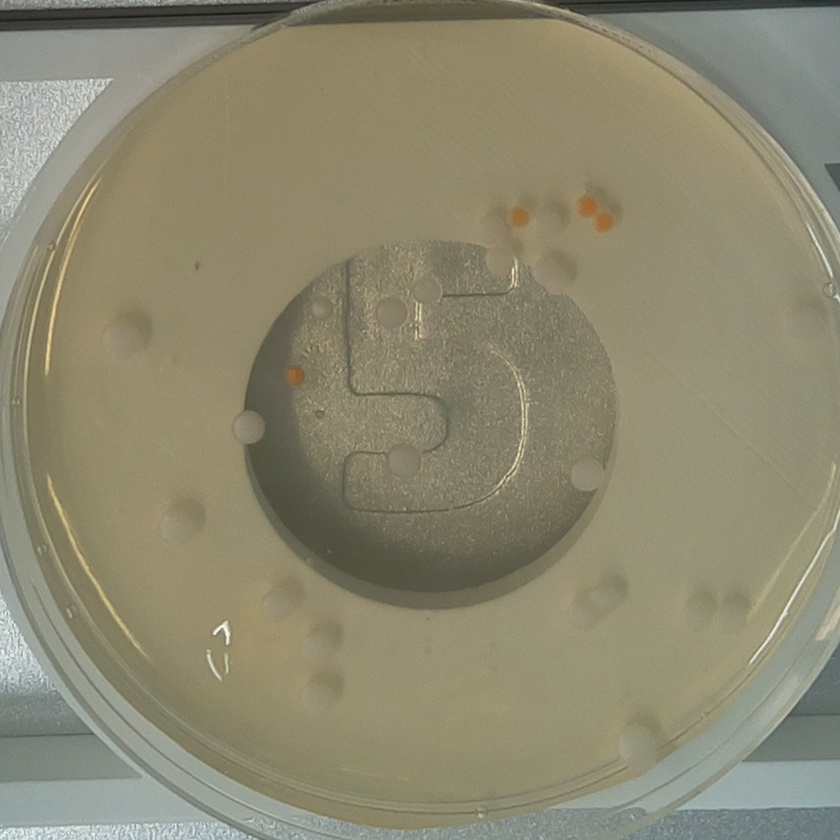
#> input picture data-set-maker/images-25-orange-white/img_2021-08-25_16-43-48.jpg, 840 x 840 px, shrunk from 1600 x 1600 before the run; its folder holds only this picture in this run
$ python 01_rotate_images.py
#> lines starting #> are read from the running program, lines starting #| are printed output that depends on the picture
#!/usr/bin/env python
# coding: utf-8

"""
Created 2021/2022

@author: Peter Hebden, phebden@gmail.com
"""

import cv2
import imutils
import os
from shutil import copyfile

# For each original image, generate rotated versions to build
# an augmented data set. Save each image and its rotated versions to a
# destination folder that will contain images from one or more days of
# images, e.g. taken on the August 25th and 26th.


data_originals = ["images-25-orange-white/", "images-26-orange-white/"]

# change this to your source image data path
src_folder=data_originals[1]   # original images, source folder
                               # orginal 1600x1600 pixel images
dest_folder="images-25-26-orange-white/train/" # destination folder

angles     =[ 90,  180,  -90]
angle_label=['90','180','270']

for src_folder in data_originals:

    files = os.listdir(src_folder)

    for filename in files:
        #print(filename)
        # just want to load the original images
        if not filename.endswith(".jpg") or filename.find("-rot-") >= 0:
            continue

        src_path = src_folder + filename
        src = cv2.imread(src_path)
#> src is the input picture: shape (840, 840, 3); mean B, G, R 113, 136.6, 140.4

        # orginal image
        dest_path = f'{dest_folder}{filename}'
        print(dest_path)
        cv2.imwrite(dest_path, src)

        new_filename=filename.replace('.jpg', '.xml')
        src_path = src_folder + new_filename
        dest_path = f'{dest_folder}{new_filename}'
        print(dest_path)
        copyfile(src_path, dest_path)

        #rotation angle in degrees
        #rotated = imutils.rotate(src,angle)

        for ii in range(len(angles)):
            rotated_image = imutils.rotate(src,angles[ii])
            new_ext = '-rot-' + angle_label[ii] + '.jpg'
            new_filename=filename.replace('.jpg', new_ext)
            dest_path = f'{dest_folder}{new_filename}'
            print(dest_path)
            cv2.imwrite(dest_path, rotated_image)
#> this loop made 3 passes
#> pass 1, `rotated_image = imutils.rotate(src,angles[ii])`:
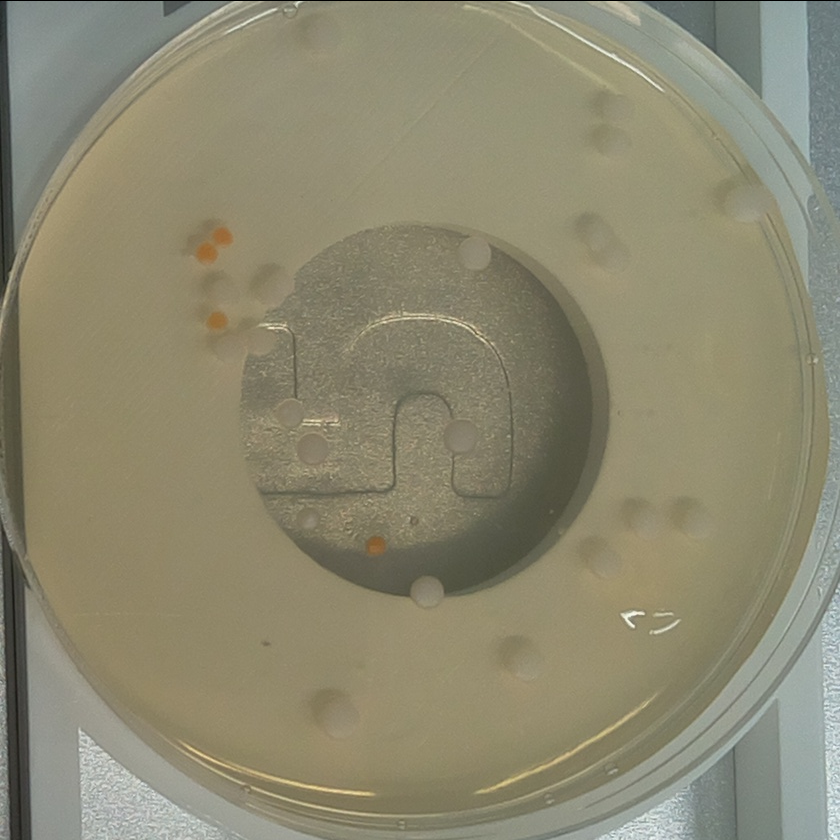
#> rotated_image: shape (840, 840, 3); mean B, G, R 112.8, 136.4, 140.2
#> pass 2, `rotated_image = imutils.rotate(src,angles[ii])`:
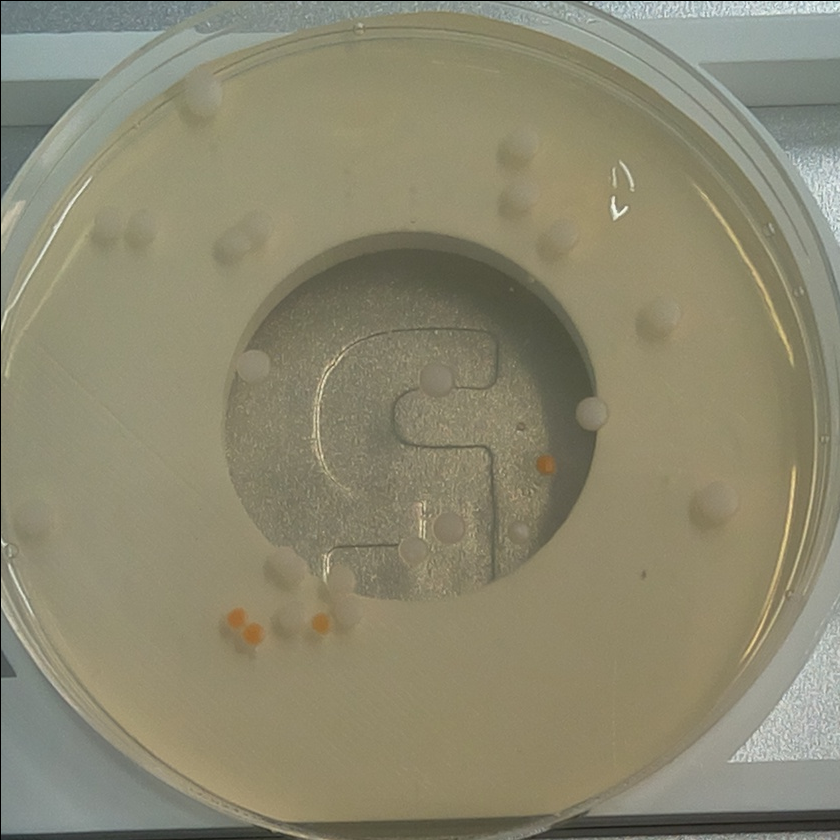
#> rotated_image: shape (840, 840, 3); mean B, G, R 112.7, 136.3, 140.1
#> pass 3, `rotated_image = imutils.rotate(src,angles[ii])`:
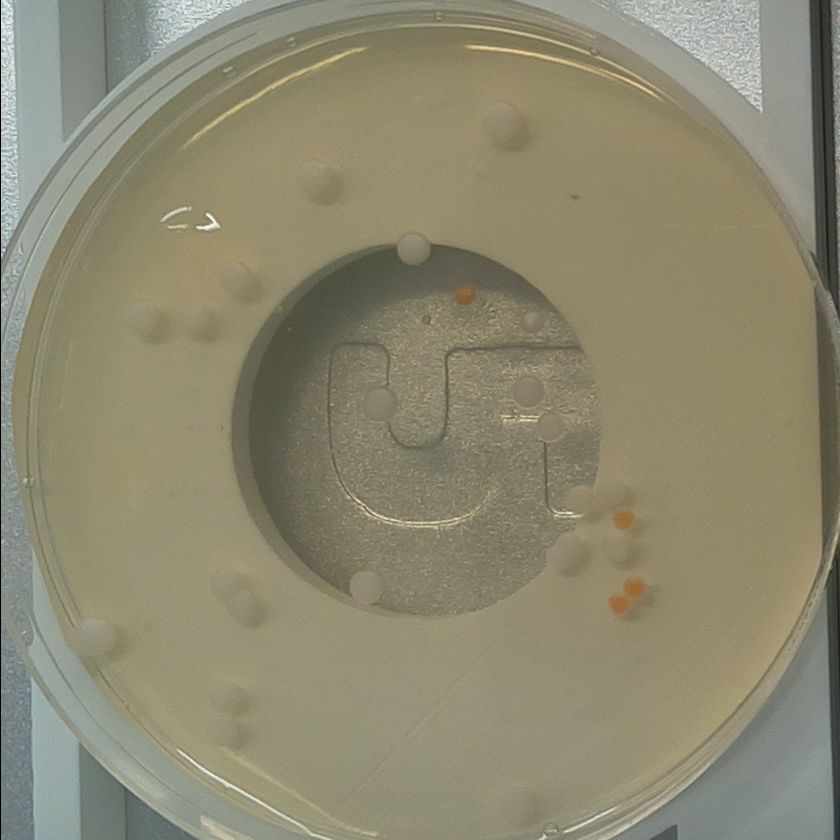
#> rotated_image: shape (840, 840, 3); mean B, G, R 112.8, 136.5, 140.3
#> (the run stopped early here; a loop or call above may not have finished)
